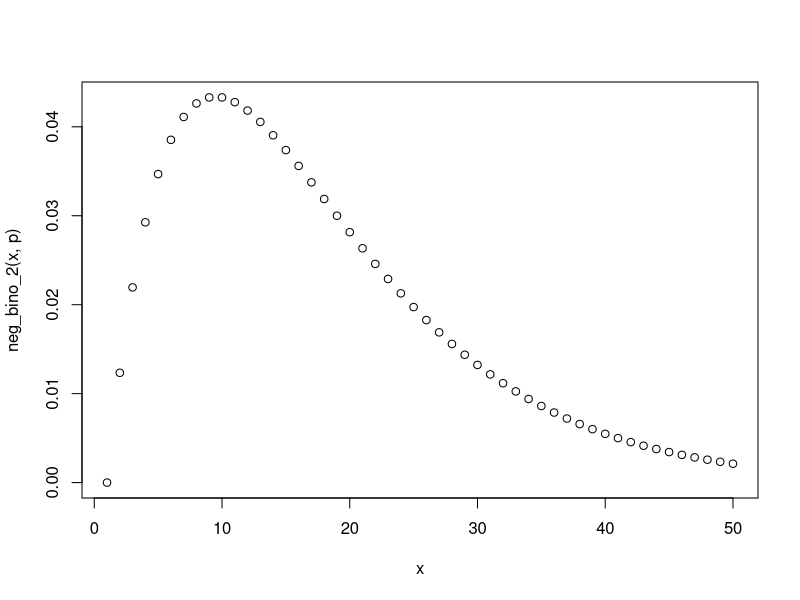

Write the R code that produced this figure.
#Page 41

neg_bino_2 = function(k,p){
  (k-1)*p**2*(1-p)**(k-2)
}

x = seq(1,50)
p = 1/9

plot(x,neg_bino_2(x,p))
